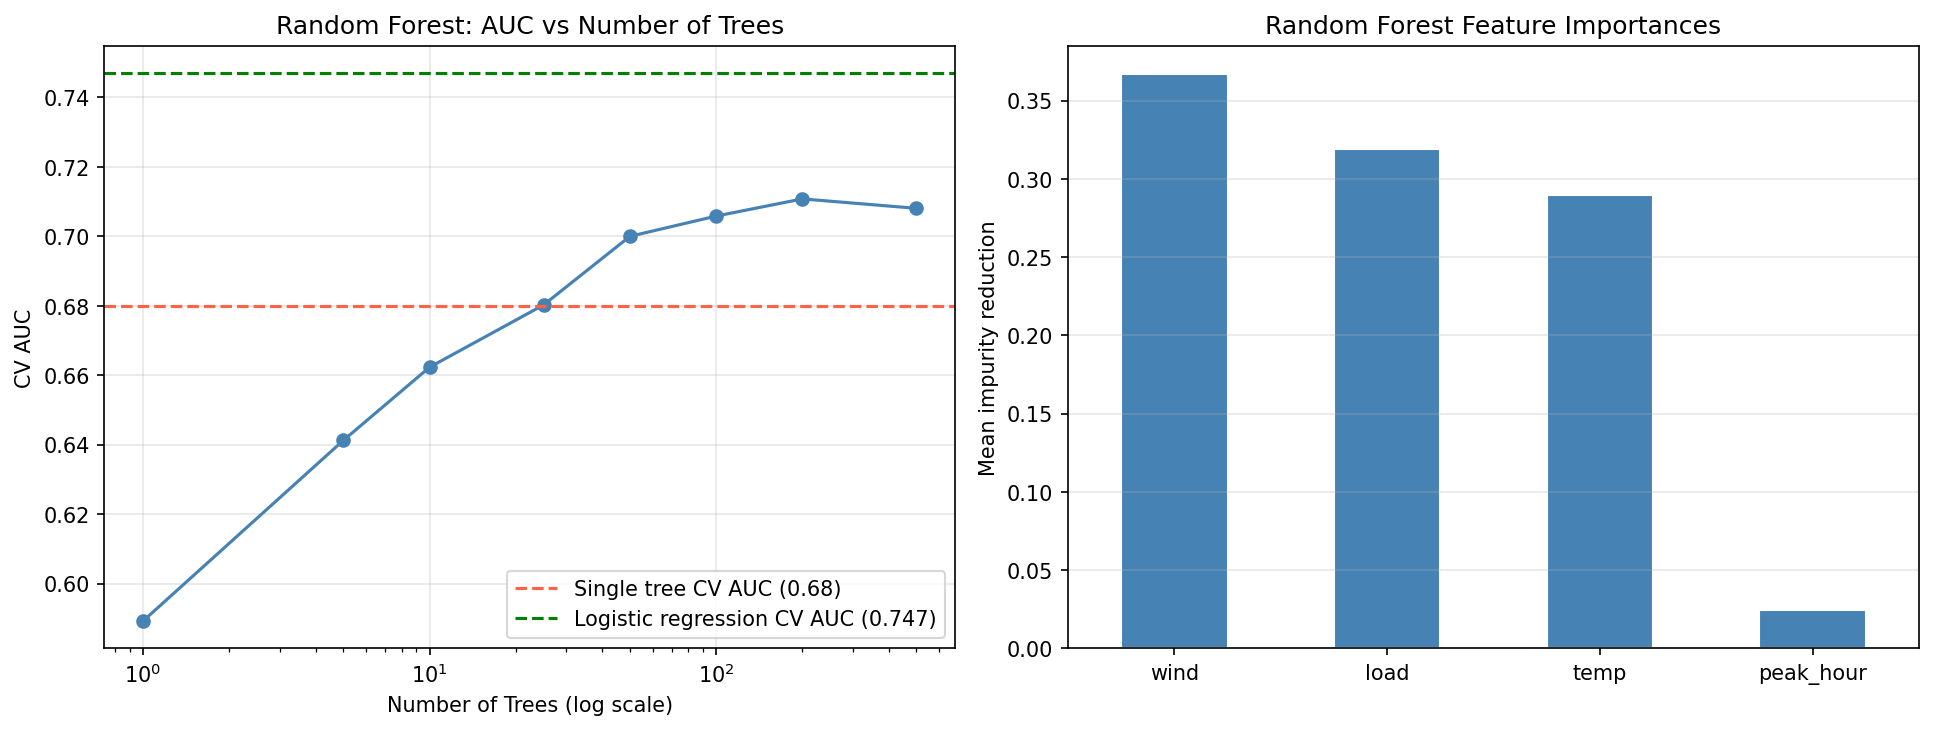

The Python source for this figure:
import matplotlib.pyplot as plt
from sklearn.ensemble import RandomForestClassifier
from sklearn.model_selection import train_test_split, cross_val_score
from sklearn.metrics import roc_auc_score
import numpy as np
import pandas as pd

np.random.seed(42)
n=1000

hour = np.random.randint(0, 24, n)
temp = np.random.normal(75, 15, n)
load = np.random.normal(50, 10, n)
wind = np.random.normal(30, 10, n)

log_odds = (-4
            + 0.05 * load
            - 0.08 * wind
            + 0.03 * temp
            + 0.15 * ((hour >= 15) & (hour <= 20)).astype(float))

prob_spike = 1 / (1 + np.exp(-log_odds))
spike = (np.random.uniform(0, 1, n) < prob_spike).astype(int)

df = pd.DataFrame({
    'temp': temp, 'load': load,
    'wind': wind,
    'peak_hour': ((hour >= 15) & (hour <= 20)).astype(int),
    'spike': spike
})

X = df.drop("spike", axis=1)
Y = df["spike"]
X_train, X_test, Y_train, Y_test = train_test_split(X, Y, test_size=0.2, random_state=42)

# --- n_estimators experiment: how many trees do you need? ---
tree_counts = [1, 5, 10, 25, 50, 100, 200, 500]
cv_aucs = []
for n_trees in tree_counts:
    rf = RandomForestClassifier(n_estimators=n_trees, random_state=42, n_jobs=-1)
    scores = cross_val_score(rf, X_train, Y_train, cv=5, scoring='roc_auc')
    cv_aucs.append(scores.mean())
    print(f"n_trees={n_trees:<5}  CV AUC={scores.mean():.3f}")

# --- Fit final model ---
best_rf = RandomForestClassifier(n_estimators=200, random_state=42, n_jobs=-1)
best_rf.fit(X_train, Y_train)
# training vs test AUC
train_auc = roc_auc_score(Y_train, best_rf.predict_proba(X_train)[:,1])
test_auc = roc_auc_score(Y_test, best_rf.predict_proba(X_test)[:,1])
print(f"\nRandom Forest (200 trees)")
print(f"Training AUC : {train_auc:.3f}")
print(f"Test AUC     : {test_auc:.3f}")
# Feature importance
importance = pd.Series(best_rf.feature_importances_, index=X.columns).sort_values(ascending=False)
print(f"\nFeature importances:\n{importance.round(3)}")

# --- plots ---
fig, axes = plt.subplots(1,2, figsize=(13,5))

# AUC vs. number of trees
axes[0].plot(tree_counts, cv_aucs, 'o-', color='steelblue')
axes[0].axhline(0.68, color='tomato', linestyle='--', lw=1.5, 
                label='Single tree CV AUC (0.68)')
axes[0].axhline(0.747, color='green', linestyle='--', lw=1.5, 
                label='Logistic regression CV AUC (0.747)')
axes[0].set_xscale('log')
axes[0].set_xlabel('Number of Trees (log scale)')
axes[0].set_ylabel('CV AUC')
axes[0].set_title('Random Forest: AUC vs Number of Trees')
axes[0].legend()
axes[0].grid(True, alpha=0.3)
# Feature importance
importance.plot(kind='bar', ax=axes[1],
                color='steelblue', edgecolor='white')
axes[1].set_title('Random Forest Feature Importances')
axes[1].set_ylabel('Mean impurity reduction')
axes[1].tick_params(axis='x', rotation=0)
axes[1].grid(True, alpha=0.3, axis='y')
plt.tight_layout()
plt.savefig('random_forest.png', dpi=150, bbox_inches='tight')
plt.show()
